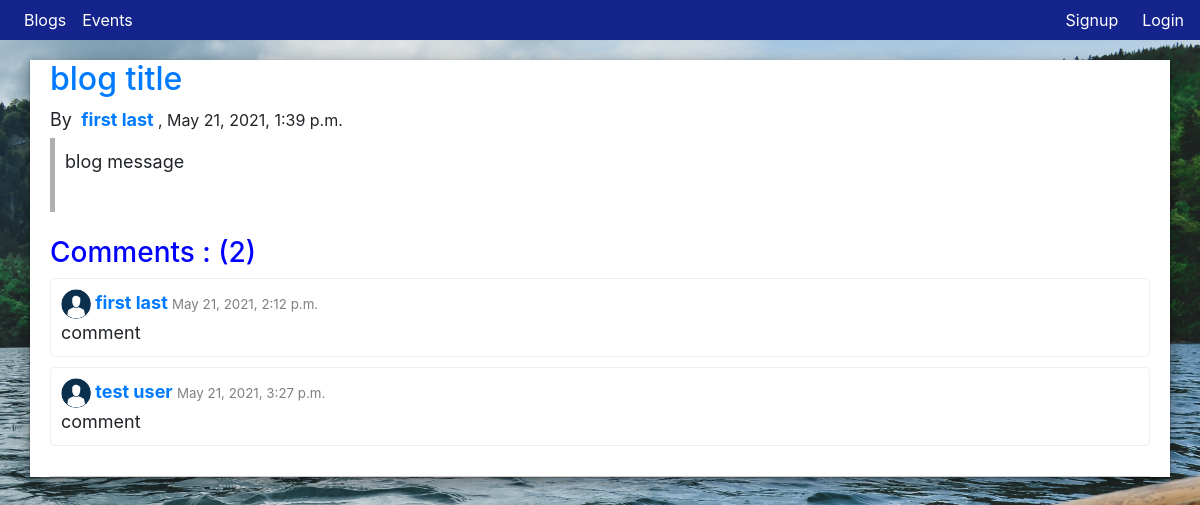
The page /app/blog/2/ on the database its author committed.
### app/models.py (models this page shows)
class blog_post(models.Model):
    title = models.CharField(max_length=64)
    content = models.CharField(max_length=1024)
    aurthor = models.ForeignKey(User, on_delete=models.CASCADE)
    time = models.DateTimeField(auto_now_add=True)

class comments(models.Model):
    blog = models.ForeignKey(blog_post, on_delete=models.CASCADE)
    aurthor = models.ForeignKey(User, on_delete=models.CASCADE)
    time = models.DateTimeField(auto_now_add=True)
    text = models.CharField(max_length=1024)

### app/views.py (the view)
# urls.py: path(r'blog/<int:blog_id>/',views.blog_detail, name="blog-detail"),
def blog_detail(request, blog_id):
    if blog_post.objects.filter(pk=blog_id).exists() == False:
        return render(request, 'app/unavaliable.html', {'title': "Blog unavaliable", 'error_message': "Blog do not exist"})
    blog = blog_post.objects.get(pk=blog_id)
    comments = blog.comments_set.all()
    return render(request, 'app/blog-detail.html', {'blog' : blog, 'comments' : comments})

### app/templates/app/blog-detail.html (shortened to what this page needs)
{% extends 'base_layout.html' %}
{% load static %}
{% block content %}
    <div class="container message-detail-page">
        <div class="message-detail">
            <h2> <a href="{% url 'app:blog-detail' blog_id=blog.id %}"> {{ blog.title }} </a> </h2>
            <span style="font-size: large;">
                By
                <b style="font-size: large;">
                    <a href="#">
						{{ blog.aurthor.first_name }} {{ blog.aurthor.last_name }}
					</a>
                </b>
            </span>, {{blog.time }}
            <br>
            <div class="message-detail-content-outer">
                <div class="message-detail-content-inner">
                    <div class="display-math" >{{ blog.content }}</pre>
                </div>
            </div>
        </div>
        <br>
        <h3 style="color: blue;"> Comments : ({{ comments|length }})</h3>
        <div class="message-detail-comments">
            {% for comment in comments %}
            <div class="comment-wrapper">
                <div class="comment-div">
                    <b style="font-size: large;">
                        <a href="#">
                            <img src="{% static 'default-profile.jpg' %}" style="max-height: 30px; border-radius:50%;">
                            {{ comment.aurthor.first_name }} {{ comment.aurthor.last_name }}
                        </a>
                    </b>
                    <span style="color:grey; font-size: smaller;"> {{ comment.time }} </span>
                    <div style="font-size: large;">
                        {{ comment.text }}
                    </div>
                </div>
            </div>
            {% endfor %}
    </div>
{% endblock %}

### templates/base_layout.html (shortened to what this page needs)
{% load static %}
<!DOCTYPE html>
<html>
	<head>
		<link rel="stylesheet" href="{% static 'bootstrap/css/bootstrap.min.css'%}">
		<link rel="stylesheet" href="{% static 'bootstrap/css/bootstrap-reboot.min.css'%}">
		<link rel="stylesheet" href="{% static 'bootstrap/css/bootstrap-grid.min.css'%}">
		<link rel="stylesheet" href="{% static 'styles.css' %}">
		<link href="//netdna.bootstrapcdn.com/font-awesome/4.1.0/css/font-awesome.min.css" rel="stylesheet">
	</head>
	<body>
	{% include 'navbar.html'%}
	<div class="wrapper" style="min-height: 50vh">
		{% block content %}
		{% endblock %}
	</div>
	</body>
</html>

### templates/navbar.html (shortened to what this page needs)
<nav class="navbar navbar-expand-sm p-0" data-toggle="affix">
		<div class="collapse navbar-collapse pl-3 pr-3" id="navbarTogglerDemo01">
			<ul class="navbar-nav mr-auto mt-2 mt-lg-0">
				<li id="navbar-home" class="nav-item">
					<a class="nav-link" href="{% url 'app:home' %}">
						Blogs
					</a>
				</li>
				<li id="navbar-home" class="nav-item">
					<a class="nav-link" href="{% url 'app:events-page' %}">
						Events
					</a>
				</li>
			</ul>
			<ul class="navbar-nav ml-md-auto mt-lg-0">
				{% if user.is_authenticated %}
					<a href="{% url 'logout' %}" style="color: white;"> Logout </a>
				{% else %}
					<a class="mr-4" href="{% url 'signup' %}" style="color: white"> Signup </a>
					<a href="{% url 'login_page' %}" style="color: white;"> Login </a>
				{% endif %}
			</ul>
		</div>
		</nav>

### assets/styles.css (style rules this page uses)
a, a:hover, a:focus { text-decoration: none; transition: all 0.3s; }
body { background: linear-gradient(90deg, rgba(19,165,195,1) 0%, rgba(22,144,179,1) 50%, rgba(19,165,195,1) 100%); }
.comment-div { margin:10px 10px 10px; }
.comment-wrapper { margin-bottom: 10px; vertical-align: middle; border: solid 1px #efefef; border-radius: 5px; }
.display-math { white-space: pre-wrap; font-family: -apple-system, BlinkMacSystemFont, 'Segoe UI', Roboto, Oxygen, Ubuntu, Cantarell, 'Open Sans', 'Helvetica Neue', sans-serif; font-size: large; }
.message-detail-page { background-color: white; border-radius: 0px; padding: 0px 20px 0px; margin-bottom: 50px ; margin-top: 20px; margin: px; height: 100%; box-shadow: 0 5px 15px rgba(0,0,0,0.4), 0 1px 2px rgba(0,0,0,0.4); }
.message-detail { border-width: 1px; padding: 0px 0px 20px ; border-bottom-style: solid; border-color: #d0d0d0; }
.message-detail-content-outer { margin-top: 5px; border-left: 5px solid #b0b0b0; font-size: large; }
.message-detail-content-inner { padding: 10px 0px 10px; margin-left: 10px; font-size: large; }

### templates/base_layout.html (style rules this page uses)
.navbar { background-color: #14248c; }
.nav-link { color: white; }
.affix { position: fixed; top: 0; right: 0; left: 0; z-index: 1030; }

### rows shown on the page
blog_post: title "blog title", aurthor.first_name "first", aurthor.last_name "last", time "May 21, 2021, 1:39 p.m.", content "blog message"
comments: aurthor.first_name "first", aurthor.last_name "last", time "May 21, 2021, 2:12 p.m.", text "comment"
comments: aurthor.first_name "test", aurthor.last_name "user", time "May 21, 2021, 3:27 p.m.", text "comment"

### other values the page prints
{{ comments|length }} "2"
